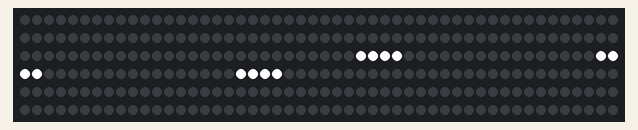
This program was run on a simulated Raspberry Pi Pico running CircuitPython. On the bench: 300 RGB LEDs in strip order, left to right, continuing on the next row.

Above: at 0.1 s.
At 8.5 s:
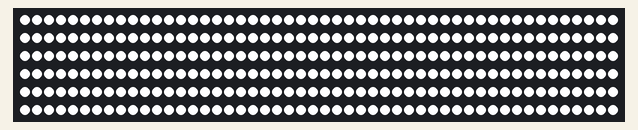
At 62.7 s:
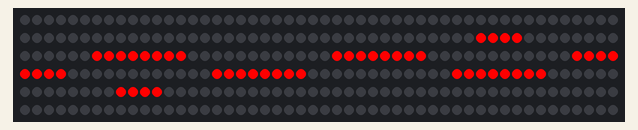
At 76.3 s:
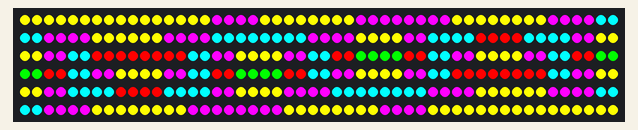
At 90.0 s:
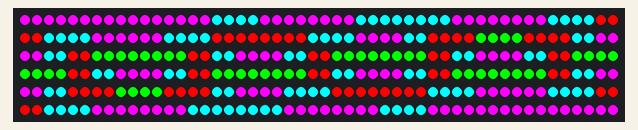
At 120.1 s:
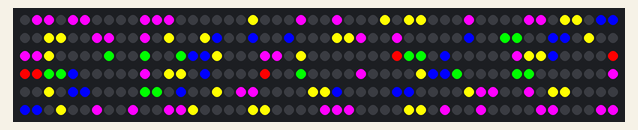

The program:

hex_group_animation.py
```python
import board
import neopixel  # Library to control NeoPixel LEDs
import time  # Library for time-related functions (like delays)
from hex_leds import leds  # Import LED indices from the hex_leds.py file

from adafruit_led_animation.helper import PixelMap  # Helper class to group LEDs
from adafruit_led_animation.animation.comet import Comet  # Comet animation
from adafruit_led_animation.animation.chase import Chase  # Chase animation
from adafruit_led_animation.animation.solid import Solid  # Solid colour display
from adafruit_led_animation.animation.blink import Blink  # Blinking effect
from adafruit_led_animation.animation.colorcycle import ColorCycle  # Colour cycling
from adafruit_led_animation.animation.pulse import Pulse  # Pulsing effect
from adafruit_led_animation.animation.sparkle import Sparkle  # Sparkle effect
from adafruit_led_animation.animation.rainbowsparkle import RainbowSparkle  # Rainbow sparkle effect

# --- Configuration ---
pixel_pin = board.GP22  # The GPIO pin connected to the NeoPixel data line
pixel_num = 300  # The total number of NeoPixels in your setup

# --- Initialise NeoPixels ---
pixels = neopixel.NeoPixel(pixel_pin, pixel_num, brightness=1.0, auto_write=False)
# Create a NeoPixel object. brightness controls overall brightness.
# auto_write=False means we need to call pixels.show() to update the LEDs.

# --- Extract pixels from each hexagon group ---
# These list comprehensions efficiently extract the LED indices for each hexagon
# from your 'leds' data structure.
hex1 = [index for pair in leds[0:6] for index in pair]  # Inner hexagon
hex2 = [index for pair in leds[6:24] for index in pair]  # Second hexagon
hex3 = [index for pair in leds[24:54] for index in pair]  # Third hexagon
hex4 = [index for pair in leds[54:96] for index in pair]  # Fourth hexagon
hex5 = [index for pair in leds[96:150] for index in pair]  # Fifth hexagon

# --- Create PixelMap groups ---
# These create PixelMap objects, which treat the specified LEDs as a single group.
# individual_pixels=True is important; see explanation below.
group1 = PixelMap(pixels, hex1, individual_pixels=True)
group2 = PixelMap(pixels, hex2, individual_pixels=True)
group3 = PixelMap(pixels, hex3, individual_pixels=True)
group4 = PixelMap(pixels, hex4, individual_pixels=True)
group5 = PixelMap(pixels, hex5, individual_pixels=True)

# Explanation of individual_pixels=True:
# This parameter is crucial for how animations behave on the PixelMap.
# When set to True, it tells the animation library to treat the PixelMap
# as if it were a single LED strip, even though it's a group of LEDs.
# This is what allows animations like Chase and Comet to run across the entire group
# as a single unit, rather than on each individual LED within the group.

groups = [group1, group2, group3, group4, group5]  # List of all the groups

# --- Colour definitions ---
colors = [
    (255, 0, 0),  # Red
    (0, 255, 0),  # Green
    (0, 0, 255),  # Blue
    (255, 255, 0),  # Yellow
    (255, 0, 255),  # Magenta
    (0, 255, 255),  # Cyan
]

# --- Animation definitions ---
# Create a list of animation objects for each group.
# This makes it easy to apply the same animation type to all groups.
solid_animations = [Solid(group, color=(255, 255, 255)) for group in groups]  # Solid white
blink_animations = [Blink(group, color=(255, 255, 255), speed=2) for group in groups]  # Blinking white
colorcycle_animations = [ColorCycle(group, colors=colors, speed=2) for group in groups]  # Colour cycle
chase_animations = [Chase(group, speed=0.1, color=colors[i % len(colors)], size=2) for i, group in enumerate(groups)]
# Chase effect, using different colours for each group
comet_animations = [Comet(group, speed=0.5, color=(255, 255, 255), tail_length=30, bounce=False) for group in groups]  # Comet effect
pulse_animations = [Pulse(group, color=(255, 255, 255), speed=2, period=2) for group in groups]  # Pulse effect
sparkle_pulse_animations = [Sparkle(group, color=(255, 255, 255), speed=0.5, num_sparkles=20) for group in groups]  # Sparkle effect
rainbow_animations = [RainbowSparkle(group, speed=0.5, num_sparkles=10) for group in groups]  # Rainbow sparkle

all_animations = [  # List of lists, containing all animation types
    solid_animations,
    blink_animations,
    colorcycle_animations,
    chase_animations,
    comet_animations,
    pulse_animations,
    sparkle_pulse_animations,
    rainbow_animations
]

# --- Animation control variables ---
animation_index = 0  # Index of the current animation type
last_switch = time.monotonic()  # Time of the last animation switch
animation_delay = 2.0  # Delay between starting animations on each group

# --- Function to clear all pixels ---
def clear_pixels():
    pixels.fill((0, 0, 0))  # Set all pixels to black (off)
    pixels.show()  # Update the LEDs

# --- Main loop ---
while True:
    now = time.monotonic()  # Get the current time
    current_animation = all_animations[animation_index]  # Get the list of animations for the current type

    # Iterate through each group's animation
    for i, animation in enumerate(current_animation):
        # Start animations on each group with a slight delay
        if now - last_switch >= i * animation_delay:
            animation.animate()  # Run the animation

    pixels.show()  # Update the LEDs with the current animation state

    # Switch to the next animation every 30 seconds
    if now - last_switch > 30:
        clear_pixels()  # Turn off all LEDs before switching
        animation_index = (animation_index + 1) % len(all_animations)  # Move to the next animation type
        last_switch = time.monotonic()  # Update the last switch time

    time.sleep(1)  # Small delay to control the animation speed

    
```

hex_leds.py
```python
#LEDS mapped to their hexagon depth

leds = [
    [148, 149], # Start Inner hexagon - 0
    [170, 171],
    [168, 169],
    [150, 151],
    [128, 129],
    [130, 131], # End Inner hexagon - 5
    [132, 133], # Start second hexagon - 6
    [146, 147],
    [172, 173],
    [186, 187],
    [188, 189],
    [210, 211],
    [208, 209],
    [190, 191],
    [192, 193],
    [166, 167],
    [152, 153],
    [126, 127],
    [112, 113],
    [110, 111],
    [88, 89],
    [90, 91],
    [108, 109],
    [106, 107], # End second hexagon - 23
    [104, 105], # Start third hexagon - 24
    [134, 135],
    [144, 145],
    [174, 175],
    [184, 185],
    [214, 215],
    [212, 213],
    [226, 227],
    [228, 229],
    [250, 251],
    [248, 249],
    [230, 231],
    [232, 233],
    [206, 207],
    [204, 205],
    [194, 195],
    [164, 165],
    [154, 155],
    [124, 125],
    [114, 115],
    [84, 85],
    [86, 87],
    [72, 73],
    [70, 71],
    [48, 49],
    [50, 51],
    [68, 69],
    [66, 67],
    [92, 93],
    [94, 95], # End third hexagon - 53
    [96, 97], # Start fourth hexagon - 54
    [102, 103],
    [136, 137],
    [142, 143],
    [176, 177],
    [182, 183],
    [216, 217],
    [222, 223],
    [224, 225],
    [254, 255],
    [252, 253],
    [264, 265],
    [266, 267],
    [282, 283],
    [280, 281],
    [268, 269],
    [270, 271],
    [246, 247],
    [244, 245],
    [234, 235],
    [236, 237],
    [202, 203],
    [196, 197],
    [162, 163],
    [156, 157],
    [122, 123],
    [116, 117],
    [82, 83],
    [76, 77],
    [74, 75],
    [44, 45],
    [46, 47],
    [34, 35],
    [32, 33],
    [16, 17],
    [18, 19],
    [30, 31],
    [28, 29],
    [52, 53],
    [54, 55],
    [64, 65],
    [62, 63], # End fourth hexagon - 95
    [60, 61], # Start fifth hexagon - 96
    [98, 99],
    [100, 101],
    [138, 139],
    [140, 141],
    [178, 179],
    [180, 181],
    [218, 219],
    [220, 221],
    [258, 259],
    [256, 257],
    [260, 261],
    [262, 263],
    [286, 287],
    [284, 285],
    [288, 289],
    [290, 291],
    [298, 299],
    [296, 297],
    [292, 293],
    [294, 295],
    [278, 279],
    [276, 277],
    [272, 273],
    [274, 275],
    [242, 243],
    [240, 241],
    [238, 239],
    [200, 201],
    [198, 199],
    [160, 161],
    [158, 159],
    [120, 121],
    [118, 119],
    [80, 81],
    [78, 79],
    [40, 41],
    [42, 43],
    [38, 39],
    [36, 37],
    [12, 13],
    [14, 15],
    [10, 11],
    [8, 9],
    [0, 1],
    [2, 3],
    [6, 7],
    [4, 5],
    [20, 21],
    [22, 23],
    [26, 27],
    [24, 25],
    [56, 57],
    [58, 59], # End fifth hexagon - 149
]
```

Measured:
- what the display in image 1 shows lasts 21.8 s, from 8.5 s to 30.3 s
- what the display in image 3 shows lasts 1.0 s, from 76.3 s to 77.3 s
